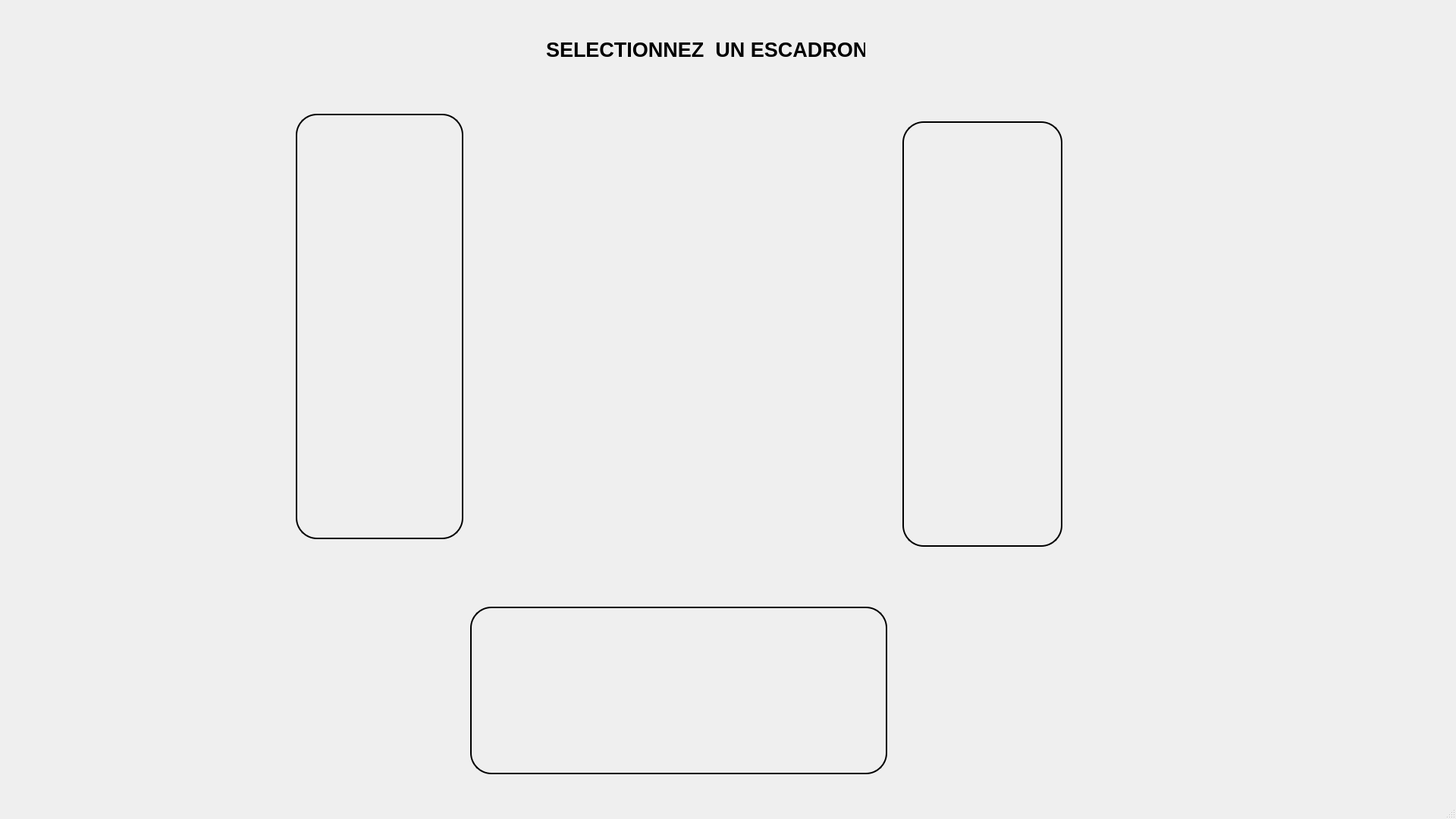
<?xml version="1.0" encoding="UTF-8"?>
<ui version="4.0">
 <class>MainWindow</class>
 <widget class="QMainWindow" name="MainWindow">
  <property name="geometry">
   <rect>
    <x>0</x>
    <y>0</y>
    <width>1920</width>
    <height>1080</height>
   </rect>
  </property>
  <property name="windowTitle">
   <string>MainWindow</string>
  </property>
  <widget class="QWidget" name="centralwidget">
   <widget class="QGroupBox" name="bat04GroupBox">
    <property name="geometry">
     <rect>
      <x>1190</x>
      <y>160</y>
      <width>211</width>
      <height>561</height>
     </rect>
    </property>
    <property name="styleSheet">
     <string notr="true">border-style: outset;
border-width: 2px;
border-radius: 28px;
border-color: black;</string>
    </property>
    <property name="title">
     <string/>
    </property>
    <widget class="QPushButton" name="pushButton">
     <property name="geometry">
      <rect>
       <x>30</x>
       <y>40</y>
       <width>161</width>
       <height>201</height>
      </rect>
     </property>
     <property name="styleSheet">
      <string notr="true">background: transparent;
border: transparent;</string>
     </property>
     <property name="text">
      <string/>
     </property>
     <property name="icon">
      <iconset resource="rcs/RRM_Rcs.qrc">
       <normaloff>:/Images/Squadrons/images/squadron/1_RCH_1_ESC.png</normaloff>:/Images/Squadrons/images/squadron/1_RCH_1_ESC.png</iconset>
     </property>
     <property name="iconSize">
      <size>
       <width>134</width>
       <height>180</height>
      </size>
     </property>
    </widget>
    <widget class="QPushButton" name="pushButton_4">
     <property name="geometry">
      <rect>
       <x>10</x>
       <y>320</y>
       <width>191</width>
       <height>151</height>
      </rect>
     </property>
     <property name="styleSheet">
      <string notr="true">background: transparent;
border: transparent;</string>
     </property>
     <property name="text">
      <string/>
     </property>
     <property name="icon">
      <iconset resource="rcs/RRM_Rcs.qrc">
       <normaloff>:/Images/Squadrons/images/squadron/1_RCH_4_ESC.png</normaloff>:/Images/Squadrons/images/squadron/1_RCH_4_ESC.png</iconset>
     </property>
     <property name="iconSize">
      <size>
       <width>180</width>
       <height>146</height>
      </size>
     </property>
    </widget>
   </widget>
   <widget class="QGroupBox" name="bat02GroupBox">
    <property name="geometry">
     <rect>
      <x>390</x>
      <y>150</y>
      <width>221</width>
      <height>561</height>
     </rect>
    </property>
    <property name="styleSheet">
     <string notr="true">border-style: outset;
border-width: 2px;
border-radius: 28px;
border-color: black;</string>
    </property>
    <property name="title">
     <string/>
    </property>
    <widget class="QPushButton" name="pushButton_2">
     <property name="geometry">
      <rect>
       <x>10</x>
       <y>40</y>
       <width>201</width>
       <height>181</height>
      </rect>
     </property>
     <property name="styleSheet">
      <string notr="true">background: transparent;
border: transparent;</string>
     </property>
     <property name="text">
      <string/>
     </property>
     <property name="icon">
      <iconset resource="rcs/RRM_Rcs.qrc">
       <normaloff>:/Images/Squadrons/images/squadron/1_RCH_2_ESC.png</normaloff>:/Images/Squadrons/images/squadron/1_RCH_2_ESC.png</iconset>
     </property>
     <property name="iconSize">
      <size>
       <width>179</width>
       <height>180</height>
      </size>
     </property>
    </widget>
    <widget class="QPushButton" name="pushButton_3">
     <property name="geometry">
      <rect>
       <x>20</x>
       <y>300</y>
       <width>181</width>
       <height>181</height>
      </rect>
     </property>
     <property name="styleSheet">
      <string notr="true">background: transparent;
border: transparent;</string>
     </property>
     <property name="text">
      <string/>
     </property>
     <property name="icon">
      <iconset resource="rcs/RRM_Rcs.qrc">
       <normaloff>:/Images/Squadrons/images/squadron/1_RCH_3_ESC.png</normaloff>:/Images/Squadrons/images/squadron/1_RCH_3_ESC.png</iconset>
     </property>
     <property name="iconSize">
      <size>
       <width>180</width>
       <height>180</height>
      </size>
     </property>
    </widget>
   </widget>
   <widget class="QGroupBox" name="bat03GroupBox">
    <property name="geometry">
     <rect>
      <x>620</x>
      <y>800</y>
      <width>550</width>
      <height>221</height>
     </rect>
    </property>
    <property name="styleSheet">
     <string notr="true">border-style: outset;
border-width: 2px;
border-radius: 28px;
border-color: black;</string>
    </property>
    <property name="title">
     <string/>
    </property>
    <widget class="QPushButton" name="pushButton_6">
     <property name="geometry">
      <rect>
       <x>300</x>
       <y>10</y>
       <width>181</width>
       <height>191</height>
      </rect>
     </property>
     <property name="styleSheet">
      <string notr="true">background: transparent;
border: transparent;</string>
     </property>
     <property name="text">
      <string/>
     </property>
     <property name="icon">
      <iconset resource="rcs/RRM_Rcs.qrc">
       <normaloff>:/Images/Squadrons/images/squadron/6esc.png</normaloff>:/Images/Squadrons/images/squadron/6esc.png</iconset>
     </property>
     <property name="iconSize">
      <size>
       <width>180</width>
       <height>180</height>
      </size>
     </property>
    </widget>
    <widget class="QPushButton" name="pushButton_5">
     <property name="geometry">
      <rect>
       <x>70</x>
       <y>10</y>
       <width>161</width>
       <height>191</height>
      </rect>
     </property>
     <property name="styleSheet">
      <string notr="true">background: transparent;
border: transparent;</string>
     </property>
     <property name="text">
      <string/>
     </property>
     <property name="icon">
      <iconset resource="rcs/RRM_Rcs.qrc">
       <normaloff>:/Images/Squadrons/images/squadron/1_RCH_ECL.png</normaloff>:/Images/Squadrons/images/squadron/1_RCH_ECL.png</iconset>
     </property>
     <property name="iconSize">
      <size>
       <width>115</width>
       <height>180</height>
      </size>
     </property>
    </widget>
   </widget>
   <widget class="QLabel" name="label">
    <property name="geometry">
     <rect>
      <x>720</x>
      <y>30</y>
      <width>421</width>
      <height>71</height>
     </rect>
    </property>
    <property name="font">
     <font>
      <pointsize>20</pointsize>
      <bold>true</bold>
     </font>
    </property>
    <property name="text">
     <string>SELECTIONNEZ  UN ESCADRON</string>
    </property>
   </widget>
  </widget>
  <widget class="QMenuBar" name="menubar">
   <property name="geometry">
    <rect>
     <x>0</x>
     <y>0</y>
     <width>1920</width>
     <height>25</height>
    </rect>
   </property>
  </widget>
  <widget class="QStatusBar" name="statusbar"/>
 </widget>
 <resources>
  <include location="rcs/RRM_Rcs.qrc"/>
 </resources>
 <connections/>
</ui>
